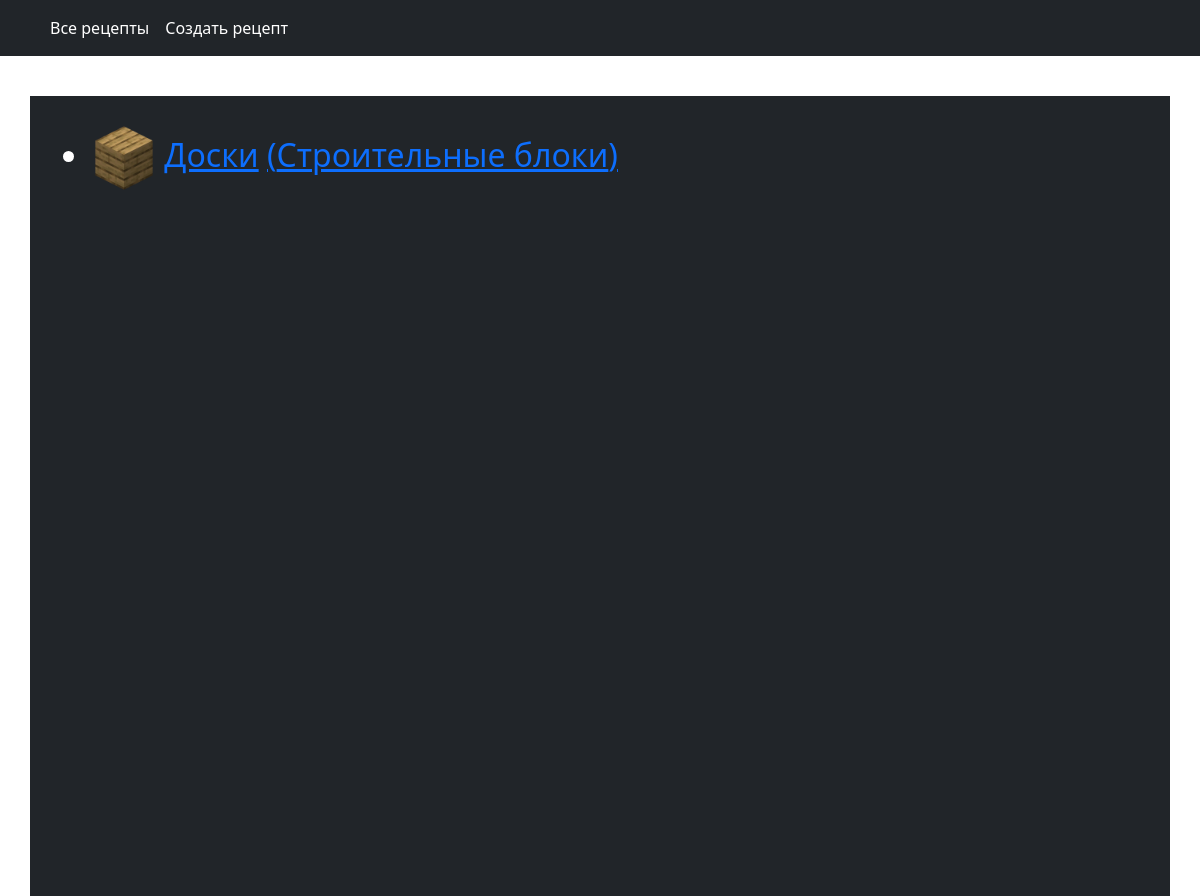
Page /category/2 on the committed database.
### main/models.py (models this page shows, shortened)
class Recipe(models.Model):
	result = models.ForeignKey('Item', on_delete=models.CASCADE,
		verbose_name='Результ', related_name='result_items')
	left_up_item = models.ForeignKey('Item', on_delete=models.CASCADE, null=True,
		blank=True, verbose_name='Левый верхний предмет', related_name='left_up_items')
	up_item = models.ForeignKey('Item', on_delete=models.CASCADE, null=True,
		blank=True, verbose_name='Верхний предмет', related_name='up_items')
	right_up_item = models.ForeignKey('Item', on_delete=models.CASCADE, null=True,
		blank=True, verbose_name='Правый верхний предмет', related_name='right_up_items')
	left_item = models.ForeignKey('Item', on_delete=models.CASCADE, null=True,
		blank=True, verbose_name='Левый предмет', related_name='left_items')
	middle_item = models.ForeignKey('Item', on_delete=models.CASCADE, null=True,
		blank=True, verbose_name='Средний предмет', related_name='middle_items')
	right_item = models.ForeignKey('Item', on_delete=models.CASCADE, null=True,
		blank=True, verbose_name='Правый предмет', related_name='right_items')
	left_down_item = models.ForeignKey('Item', on_delete=models.CASCADE, null=True,
		blank=True, verbose_name='Левый нижний предмет', related_name='left_down_items')
	down_item = models.ForeignKey('Item', on_delete=models.CASCADE, null=True,
		blank=True, verbose_name='Нижний предмет', related_name='down_items')
	right_down_item = models.ForeignKey('Item', on_delete=models.CASCADE, null=True,
		blank=True,verbose_name='Правый нижний предмет', related_name='right_down_items')
	def get_absolute_url(self):
		return reverse('recipe', kwargs={'pk': self.pk})
	class Meta:
		verbose_name = 'Рецепт'
		verbose_name_plural = 'Рецепты'

class Item(models.Model):
	name = models.CharField(max_length=128, verbose_name='Имя предмета', unique=True)
	image = models.ImageField(upload_to='items/', verbose_name='Изображение')
	item_category = models.ForeignKey('ItemCategory', on_delete=models.PROTECT,
		null=True, verbose_name='Категория')
	slug = models.SlugField(max_length=256, null=False, unique=True, db_index=True,
		verbose_name='URL')
	class Meta:
		verbose_name = 'Предмет'
		verbose_name_plural = 'Предметы'

class ItemCategory(models.Model):
	name = models.CharField(max_length=128, verbose_name='Имя категории', unique=True)
	slug = models.SlugField(max_length=256, null=False, unique=True, db_index=True,
		verbose_name='URL')
	class Meta:
		verbose_name = 'Категория предмета'
		verbose_name_plural = 'Категории предметов'

### main/views.py (the view)
# urls.py: path('category/<int:cat_id>', views.CategoryListView.as_view(), name='category'),
class CategoryListView(ListView):
	model = models.Recipe
	template_name = 'index.html'
	context_object_name = 'recipes'
	def get_queryset(self):
		return models.Recipe.objects.filter(result__item_category=self.kwargs['cat_id'])

### main/templates/index.html (shortened to what this page needs)
{% extends 'base.html' %}
{% block content %}
	<ul>
		{% for recipe in recipes %}
		<h2><li><img height=64px src="{{ recipe.result.image.url }}"> <a href="{{ recipe.get_absolute_url }}">{{ recipe.result.name }}</a> <a href="{% url 'category' recipe.result.item_category.id %}">({{ recipe.result.item_category.name }})</a></li></h2>
		{% endfor %}
	</ul>
{% endblock %}

### rows in the picture
Recipe: result.image (picture), result.name "Доски", result.item_category.name "Строительные блоки"
